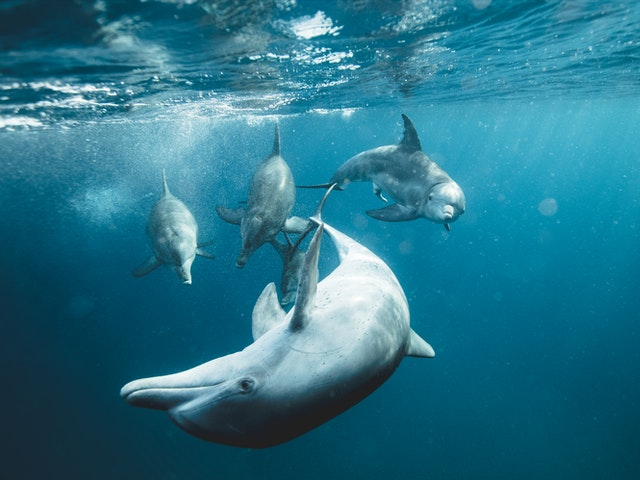
#> input picture P8 - PCA/dolphines.jpg, 640 x 480 px
$ jupyter execute '160771_Kubańska_Natalia_PCA_P8.ipynb.ipynb'   (shell and % lines are left out)
#> lines starting #> are read from the running program, lines starting #| are printed output that depends on the picture
[cell 1]
import numpy as np
import matplotlib.pyplot as plt

## Przygotowanie

Przed rozpoczęciem pracy z notatnikiem proszę zmienić jego nazwę dodając na początku numer albumu, imię i nazwisko.
{nr_albumu}\_{imię}\_{nazwisko}\_{nazwa}

Po wykonaniu wszystkich zadań proszę przesłać wypełniony notatnik przez platformę TEAMS.

## Redukcja wymiarowości

Praca z wielowymiarowymi danymi niesie ze sobą różne ograniczenia. W jaki sposób możemy wyświetlić próbki, które mają $4$, $5$, $6$, $7$ i więcej cech? Nie możemy stworzyć przecież wykresu $4D$, czy $7D$. Wizualizacja takich danych jest problemem. Kiedy mamy wiele cech w zestawie danych, wpływa to również na szybkość działania naszego modelu. Takie dane zajmują więcej miejsca na nośnikach pamięci. Jeśli mamy zbiór, który zawiera $1000$ cech, to możemy się zastanawiać, czy na pewno wszystkie cechy są istotne i potrzebne dla naszego modelu. Może wystarczy jedynie $100$ cech i wyniki działania modelu uczenia maszynowego byłyby równie satysfakcjonujące, a przy okazji zmniejszylibyśmy wymiarowość próbek i czas obliczeń.

Problem redukcji wymiarowości jest powszechny w tematyce uczenia maszynowego. Istnieją dwa główne podziały takiej redukcji - selekcja i ekstrakcja cech. Selekcja cech polega na wybraniu pewnego podzbioru cech z oryginalnego zestawu wszystkich cech. W takim przypadku zakładamy, że nie wszystkie cechy są nam potrzebne do stworzenia dobrego modelu, więc pozbywamy się części z nich, licząc na to, że wyniki nie ulegną pogorszeniu. Selekcja cech pozostawia cechy w swojej oryginalnej postaci, nie modyfikuje ich wartości, zmieniamy tylko ich ilość. Ekstrakcja cech jest scenariuszem nieco bardziej skomplikowanym, ponieważ polega na redukcji cech poprzez przekształcenie oryginalnego zestawu cech do nowej przestrzeni cech, w której pozostałe cechy nie mają swoich pierwotnych wartości. Obie kategorie mają swoje wady i zalety. Dzisiaj skupimy się na algorytmie z rodziny ekstrakcji cech.

##  Analiza głównych składowych

Jedną z najpopularniejszych metod ekstrakcji cech jest **Analiza głównych składowych (ang. Principal component analysis)** w skrócie **PCA**. Jest to algorytm, który redukuje wymiarowość danych poprzez rzutowanie ich na przestrzeń o mniejszej liczbie wymiarów. Rzutowanie to następuje poprzez znalezienie kierunków, w których jest największa wariancja danych. Założeniem algorytmu jest zatem znalezienie nowej przestrzeni cech, tak aby zachować jak najwięcej informacji zawartych w oryginalnych cechach. Przed omówieniem szczegółów algorytmu zobaczmy jego zasadę działania.

Mając dwuwymiarowy zestaw danych z cechami $x_1$ i $x_2$, chcielibyśmy zredukować go do postaci jednowymiarowej.

Aby to zrobić, musimy znaleźć kierunki, w których dane są najbardziej zróżnicowane (mają największą wariancję). Takie kierunki będą dwa, a dodatkowo będą one zawsze do siebie prostopadłe. Te kierunki, to właśnie główne składowe.

Mając wyznaczone główne składowe, możemy zauważyć, że wzdłuż prostej z czerwoną strzałką jest znacznie większa wariancja danych. Jeśli zatem chcielibyśmy zredukować przestrzeń z $2D$ na $1D$, to powinniśmy rzutować wszystkie punkty z dwuwymiarowej przestrzeni na prostą z czerwoną strzałką.

Po zrzutowaniu punktów na tę prostą dane prezentują się następująco:

Możemy też spróbować zrzutować punkty na prostą z niebieską strzałką, żeby przekonać się, że punkty będą bardziej "zbite" (mniejsza wariancja danych).

Ta idea dla prostego przypadku dwuwymiarowego jest rozszerzalna i działa dokładnie tak samo dla danych wielowymiarowych. Jeśli mamy już intuicję, w jaki sposób redukowane są wymiary w algorytmie PCA, przejdźmy do szczegółów działania algorytmu.

## Algorytm PCA

Na początku stwórzmy zbiór danych, na którym będziemy przeprowadzać obliczenia.

| **x1** | **x2** |
|--------|--------|
| 1\.2   | 1\.5   |
| 0\.2   | 0\.1   |
| 1\.6   | 1\.8   |
| 2\.2   | 2\.5   |
| 0\.5   | 0\.7   |
| 3\.0   | 2\.6   |
| 3\.2   | 3\.4   |
| 0\.8   | 1\.0   |
| 2\.6   | 2\.8   |
| 1\.5   | 1\.4   |

[cell 2]
X = np.array([
    [1.2, 1.5],
    [0.2, 0.1],
    [1.6, 1.8],
    [2.2, 2.5],
    [0.5, 0.7],
    [3.0, 2.6],
    [3.2, 3.4],
    [0.8, 1.0],
    [2.6, 2.8],
    [1.5, 1.4]])

### Wycentrowanie danych

Pierwszym etapem obliczenia macierzy kowariancji jest wycentrowanie zestawu danych, to znaczy odjęcie średniej od każdej próbki. Obliczamy średnią dla cechy $x_1$ i cechy $x_2$.

[cell 3]
X_centered = X - X.mean(axis=0)

X_centered

[cell 4]
plt.scatter(X_centered[:, 0], X_centered[:, 1], marker='+')

### Obliczenie macierzy kowariancji

Po wycentrowaniu zestawu danych należy obliczyć macierz kowariancji zgodnie ze wzorem:

<!-- $$\Sigma = \frac{1}{m-1}\sum_{i=1}^{n}(x^{(i)})(x^{(i)})^T$$ -- DO POPRAWY!!! -->
$$\Sigma = \frac{1}{m-1}X^TX$$

gdzie:

* $X^T$ jest macierzą o wymiarach $nxm$

* $X$ jest macierzą o wymiarach $mxn$
<!-- * $x^{(i)}$ jest wektorem o wymiarach $nx1$ -->

<!-- * $(x^{(i)})^T$ jest wektorem o wymiarach $1xn$ -->

Więc w wyniku mnożenia powstaje macierz $\Sigma$ o wymiarach $nxn$.

[cell 5]
m = X.shape[0]
X_cov = np.dot(X_centered.T, X_centered) / (m - 1)

X_cov

### Obliczenie wektorów i wartości własnych

Ten etap jest sercem metody analizy głównych składowych. Wektory własne to kierunki, w których jest największa wariancja danych. Wartości własne, które skojarzone są z wektorami własnymi, określają ich istotność. Oznacza to, że wektor własny z największą wartością własną jest pierwszą główną składową, wektor własny z drugą największą wartością jest drugą główną składową i tak dalej.

Wektory i wartości własne można obliczyć za pomocą metody `np.linalg.eig()` podając jako parametr obliczoną wcześniej macierz kowariancji.

[cell 6]
eigenvalues, eigenvectors = np.linalg.eig(X_cov)

Bardzo istotne jest to, że wektory własne zwracane przez `np.linalg.eig()` są reprezentowane jako **kolumny**, a nie wiersze. Oznacza to, że pierwszą kolumną jest pierwszy wektor własny, drugą kolumną jest drugi wektor własny itp.

Ważne jest również to, że zwrócone wartości własne niekoniecznie muszą być posortowane. Musimy zatem sami posortować wartości własne (zachowując powiązanie z wektorami własnymi), żeby mieć pewność, że są ustawione malejąco.

[cell 7]
idx = eigenvalues.argsort()[::-1]
eigenvalues = eigenvalues[idx]
eigenvectors = eigenvectors[:,idx]

eigenvalues, eigenvectors

### Rysowanie danych z głównymi składowymi

Mając wektory własne możemy w przypadku dwuwymiarowym dość łatwo je narysować. Obliczamy nachylenie zgodnie ze wzorem $\frac{\Delta y}{\Delta x}$.

[cell 8]
plt.scatter(X_centered[:, 0], X_centered[:, 1], marker='+')

line = np.linspace(-1, 1, 100)
plt.arrow(x=0, y=0, dx=eigenvectors[0, 0], dy=eigenvectors[1, 0], head_width=0.1, head_length=0.1, fc='r', ec='k')
plt.arrow(x=0, y=0, dx=eigenvectors[0, 1], dy=eigenvectors[1, 1], head_width=0.1, head_length=0.1, fc='b', ec='k')
plt.plot(line, line * (eigenvectors[1, 0]/eigenvectors[0, 0]), color='black')
plt.plot(line, line * (eigenvectors[1, 1]/eigenvectors[0, 1]), color='black')

plt.xlabel("x1")
plt.ylabel("x2")
plt.grid()
plt.show()
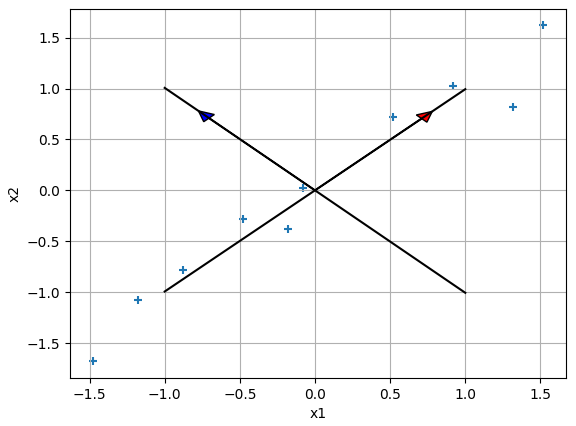
#> figure drawn by matplotlib, 1 panel; curve peaks at x = 1, y = 0.994; curve peaks at x = -1, y = 1.01

### Rzutowanie danych na k głównych składowych

Mając obliczoną macierz z kolejnymi wektorami własnymi, możemy wykorzystać ją do zredukowania oryginalnej ilości wymiarów. W sytuacji, gdy mamy jedynie dwa wymiary w oryginalnym zestawie danych, nie mamy dużego pola do popisu. Jednak w zdecydowanej większości przypadków będziemy pracować z danymi, które mają znacznie więcej cech. Dzięki temu możemy wybrać $k$ pierwszych głównych składowych i za ich pomocą rzutować dane do przestrzeni o $k$-tej liczbie wymiarów.

Operacja rzutowania opisana jest za pomocą wzoru:

$$z = U_{reduced}^T * x$$

gdzie:
* $U_{reduced}$ oznacza macierz z k pierwszymi wektorami własnymi - wymiar $nxk$
* $x$ to oryginalna próbka - wymiar $nx1$

Zatem wyjściowa próbka $z$ będzie miała wymiar $kx1$.

Możemy również rzutować cały zbiór danych "na raz" i wtedy wzór będzie miał następującą formę:

$$Z = X * U_{reduced}$$

gdzie:
* $X$ to zbiór danych - wymiar $mxn$
* $U_{reduced}$ to macierz z k pierwszymi wektorami własnymi - wymiar $nxk$

Zatem nowy zbiór danych ze zredukowaną ilością wymiarów będzie miał wymiar $mxk$.

#### Rzutowanie danych na pierwszą główną składową

[cell 9]
X_pca_1 = np.dot(X, eigenvectors[:, 0])
plt.scatter(X_pca_1, np.zeros(10), marker='+')
plt.xlim((-1.5, 6))
plt.xlabel("z")
plt.show()
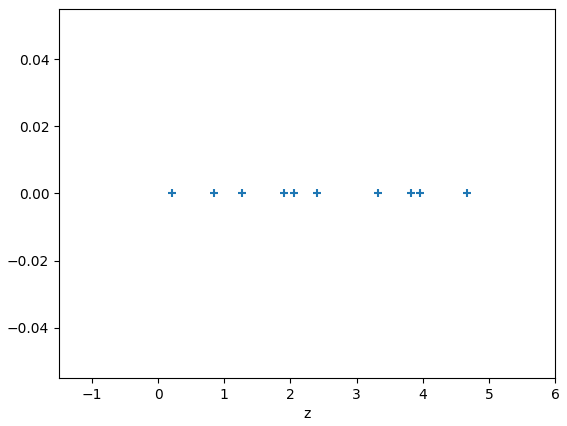
#> figure drawn by matplotlib, 1 panel

#### Rzutowanie danych na drugą główną składową

[cell 10]
X_pca_2 = np.dot(X, eigenvectors[:, 1])
plt.scatter(X_pca_2, np.zeros(10), marker='+')
plt.xlim((-1.5, 6))
plt.xlabel("z")
plt.show()

Widać, że znacznie korzystniejsze jest rzutowanie danych na pierwszą główną składową, ponieważ dane nie są tak zbite, jak w przypadku drugiej głównej składowej.

### Powrót do oryginalnej liczby wymiarów

Po zrzutowaniu danych na przestrzeń o mniejszej ilości wymiarów jesteśmy w stanie powrócić do oryginalnego $n$-wymiarowego zestawu danych, wykorzystując wszystkie główne składowe. Operacja ta jednak powoduje stratę pewnej ilości informacji, która została utracona poprzez operacje rzutowania.

Aby powrócić do oryginalnej liczby wymiarów, należy wykonać następującą operację:

$$x_{reconstructed} = U_{reduced} * z$$

* $U_{reduced}$ ma wymiary $nxk$
* $z$ ma wymiary $kx1$
* zatem $x_{reconstructed}$ będzie miało wymiar $nx1$.

Postać macierzowa:

$$X_{reconstructed} = Z * U_{reduced}^T$$

* $Z$ ma wymiary $mxk$
* $U_{reduced}^T$ ma wymiary $kxn$
* zatem $X_{reconstructed}$ będzie miało wymiar $mxn$.

#### Operacja odwrotna po rzutowaniu danych na pierwszą główną składową

[cell 11]
old_data_from_pca_1 = np.dot(X_pca_1.reshape(X_pca_1.shape[0], 1), eigenvectors[:, :1].T)
plt.scatter(old_data_from_pca_1[:, 0], old_data_from_pca_1[:, 1], marker='+')
# plt.xlim((-1.5, 2))
plt.xlabel("x1")
plt.ylabel("x2")
plt.show()
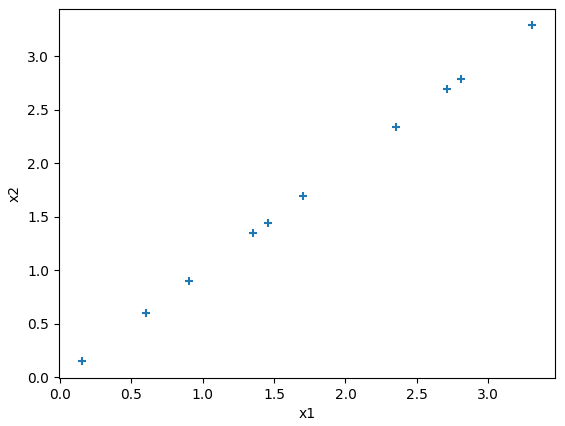
#> figure drawn by matplotlib, 1 panel

Widać, że z łatwością udało się odtworzyć dane idące wzdłuż pierwszej głównej składowej, ale nie wzdłuż drugiej.

### Współczynnik wariancji wyjaśnionej

Gdy analizujemy prosty przypadek z dwoma wymiarami, nie mamy wielkiego wyboru jeśli chodzi o redukcje cech. Możemy jedynie rzutować próbki na przestrzeń jednowymiarową. W sytuacji, gdy mamy wiele wymiarów problemem może okazać się wybór właściwej ilości głównych składowych, które będą służyły do stworzenia nowej przestrzeni próbek. Przykładowo, jeśli mamy 6000 wymiarów, to ile $k$ pierwszych głównych składowych powinniśmy wziąć? 2000? 1000? a może jedynie 100? Moglibyśmy oczywiście próbować wszystkich wartości z pewnego przedziału, a następnie mierzyć różnice pomiędzy oryginalnymi próbkami i próbkami zrekonstruowanymi. To dałoby nam pewną miarę błędu. Odpowiednie przekształcenia pozwoliłyby nawet zawrzeć tę wartości w przedziale $(0,1)$. Jednak takie rozwiązanie wymagałoby bardzo dużej ilości obliczeń.

Na szczęście istnieje inny sposób. Obliczone wraz z wektorami własnymi, wartości własne mają ważną właściwość. Informują o tym, jaka ilość wariancji niesiona jest za pomocą skojarzonej głównej składowej. Jest to tak zwana **wariancja wyjaśniona**. Aby wyciągnąć tę informację, należy obliczyć iloraz każdej wartości własnej i sumy wszystkich wartości własnych:

$$\frac{eigenvalue^{(i)}}{\sum_{i=1}^{n}eigenvalue^{(i)}}$$

Przykładowo, jeżeli wariancja wyjaśniona dla pierwszej warości własnej ma wartość $0.9$, oznacza to, że aż $90%$ wariancji jest wyjaśnionej za pomocą pierwszej głównej składowej. Czyli pozostałe $10%$ jest zawarte w pozostałych głównych składowych.

Częściej jednak stosowana jest operacja obliczania wartości wyjaśnionej z wykorzystaniem skumulowanej sumy. Taka operacja pozwala na łatwe sprawdzenie, jaka ilość wariancji jest wyjaśniona za pomocą $k$ pierwszych składowych.

$$\frac{\sum_{i=1}^{k} eigenvalue^{(i)}}{\sum_{i=1}^{n}eigenvalue^{(i)}}$$

Dzięki temu możemy ustalić, że chcemy, aby nowa przestrzeń cech zachowała $95%$ wariancji:

$$\frac{\sum_{i=1}^{k} eigenvalue^{(i)}}{\sum_{i=1}^{n}eigenvalue^{(i)}} \geq 0.95$$

Ustalenie takiego progu pozwoli nam wybrać odpowiednią ilość pierwszych głównych składowych:

## Zadanie 1

Algorytm PCA jest w stanie znacznie zredukować wymiarowość, ale pozwala również powrócić do oryginalnej ilości wymiarów. Dzięki temu może być stosowany jako algorytm kompresji. Celem tego zadania będzie wykorzystanie algorytmu PCA do kompresji zdjęcia. W katalogu datasets znajduje się zdjęcie o nazwie 'dolphines.jpg'. Wczytaj to zdjęcie w formacie _grayscale*_, a następnie wykonaj eksperymenty redukcji wymiarów dla różnych wartości parametru $k$ ($k$ oznacza $k$ pierwszych głównych składowych). Po zrzutowaniu zdjęcia na mniejszą liczbę wymiarów powróć do oryginalnego rozmiaru i sprawdź, jak różne wartości parametru $k$ wpływają na jakość zrekonstruowanego zdjęcia. Stwórz wykres wariancji wyjaśnionej. Dla jakiej ilości pierwszych głównych składowych zachowane jest $95$ wariancji?

_1. Grayscale (skala szarości) to format, w którym jest tylko jeden kanał zawierający informacje o intensywności (jasności) pikseli. Wszystkie piksele reprezentowane są za pomocą wartości od 0 do 255, gdzie 0 oznacza kolor czarny a 255 kolor biały.
To może zostać zaimplementowane w prosty sposób za pomocą biblioteki PIL:_
```
from PIL import Image
img = PIL.Image.open('../dolphines.jpg').convert('L')
```

**Uwaga:** Podczas obliczania wektorów i wartości własnych za pomocą funkcji `np.linalg.eig()` może pojawić się problem z występowaniem liczb zespolonych. Najlepiej wtedy po prostu zostawić jedynie część rzeczywistą:

```
eigenvalues = eigenvalues.real
eigenvectors = eigenvectors.real
```

[cell 12]
# YOUR CODE HERE
from PIL import Image
img = Image.open('dolphines.jpg').convert('L')
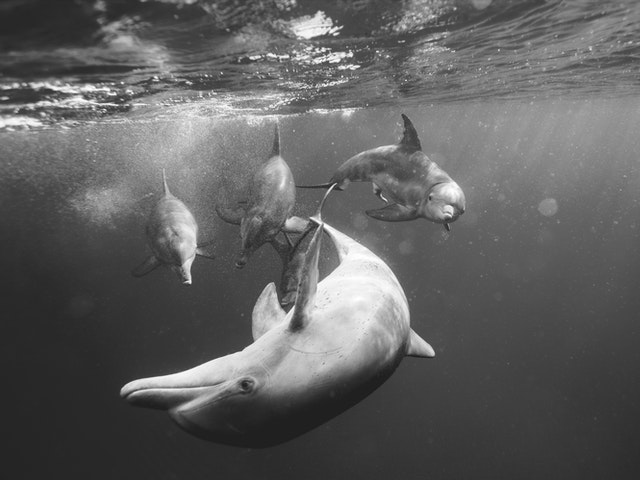
#> img: PIL image 640x480 L; min 26, max 255, mean 95.9
X = np.asarray(img, dtype=float)

[cell 13]
display(img)

[cell 14]
X_centered = X - X.mean(axis=0)
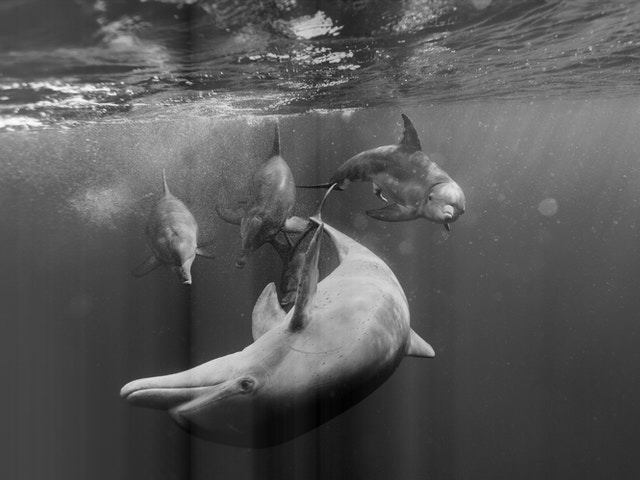
#> X_centered: shape (480, 640) float64; min -99.68, max 188.3, mean 0; drawn with min black and max white

m = X.shape[0]
X_cov = np.dot(X_centered.T, X_centered) / (m - 1)
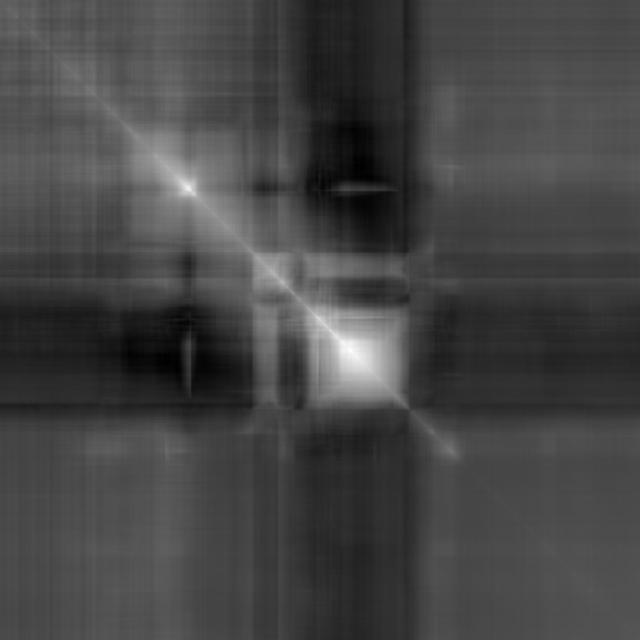
#> X_cov: shape (640, 640) float64; min -746.8, max 4793.9, mean 766.8; drawn with min black and max white

eigenvalues, eigenvectors = np.linalg.eig(X_cov)

eigenvalues = eigenvalues.real
#> eigenvalues = 640 values, max 523132.1 at index 0, min -2.38e-11 at index 479, mean 2000.6
eigenvectors = eigenvectors.real
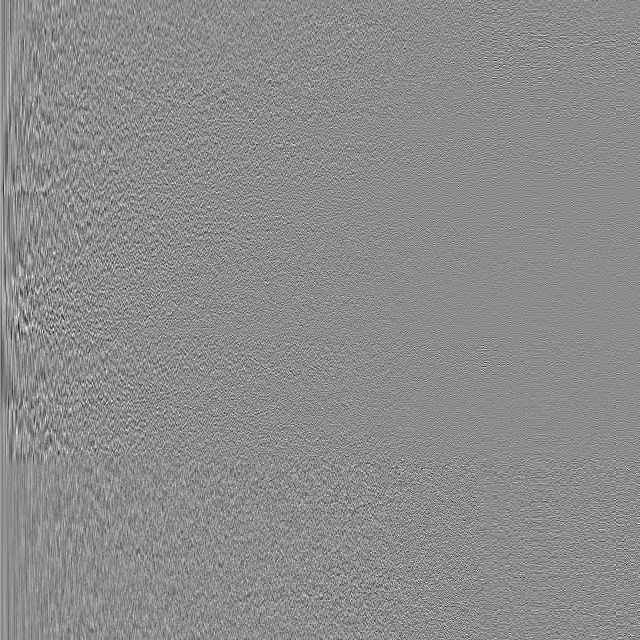
#> eigenvectors: shape (640, 640) float64; min -0.248, max 0.203, mean 3.36e-05; drawn with min black and max white

idx = eigenvalues.argsort()[::-1]
#> idx = 640 values, max 639 at index 576, min 0 at index 0, mean 319.5
eigenvalues = eigenvalues[idx]
#> eigenvalues = 640 values, max 523132.1 at index 0, min -2.38e-11 at index 639, mean 2000.6
eigenvectors = eigenvectors[:, idx]

[cell 15]
explained_variance_ratio = eigenvalues / np.sum(eigenvalues)
#> explained_variance_ratio = 640 values, max 0.409 at index 0, min -1.86e-17 at index 639, mean 0.00156
cumulative_variance = np.cumsum(explained_variance_ratio)
#> cumulative_variance = 640 values from 0.409 to 1

[cell 16]
k_95 = np.argmax(cumulative_variance >= 0.95) + 1
#> k_95 = 24
print(f'Liczba składowych potrzebna do zachowania 95% wariancji: {k_95}')
#| Liczba składowych potrzebna do zachowania 95% wariancji: 24
plt.figure(figsize=(8, 5))
plt.plot(cumulative_variance)
plt.axhline(0.95, color = 'red', linestyle='--')
plt.axvline(x=k_95, color='black', linestyle='--', linewidth=1)
plt.xlabel('Liczba składowych')
plt.ylabel('Skumulowana wariancja')
plt.title('Wariancja wyjaśniona przez PCA')
plt.grid()
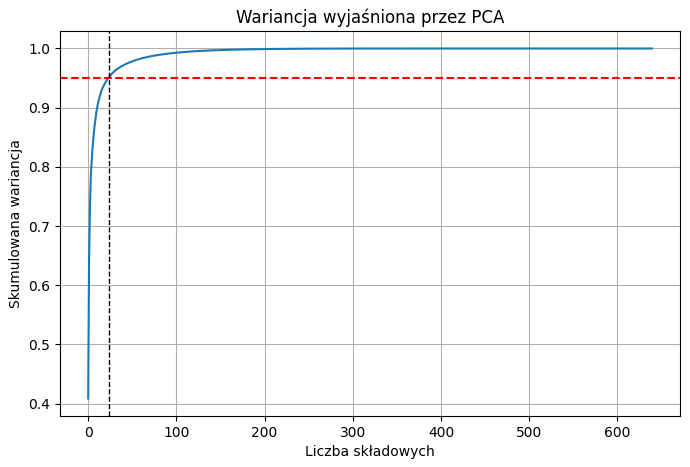
#> figure drawn by matplotlib, 1 panel; curve peaks at x = 478, y = 1

[cell 17]
def pca_reconstruct(X_centered, mean, eigenvectors, k):
    W = eigenvectors[:, :k]
    Z = X_centered @ W
    X_rec = Z @ W.T + mean
    return X_rec

[cell 18]
ks = [5, 20, 50, 100, 200]
mean = X.mean(axis=0)
#> mean = 640 values, max 129.8 at index 317, min 60.49 at index 20, mean 95.89
plt.figure(figsize=(15, 5))
for i, k in enumerate(ks):
    X_rec = pca_reconstruct(X_centered, mean, eigenvectors, k)
    plt.subplot(1, len(ks), i + 1)
    plt.imshow(X_rec, cmap='gray')
    plt.title(f'k = {k}')
    plt.axis('off')
#> this loop made 5 passes
#> pass 1, in pca_reconstruct, `X_rec = Z @ W.T + mean`:
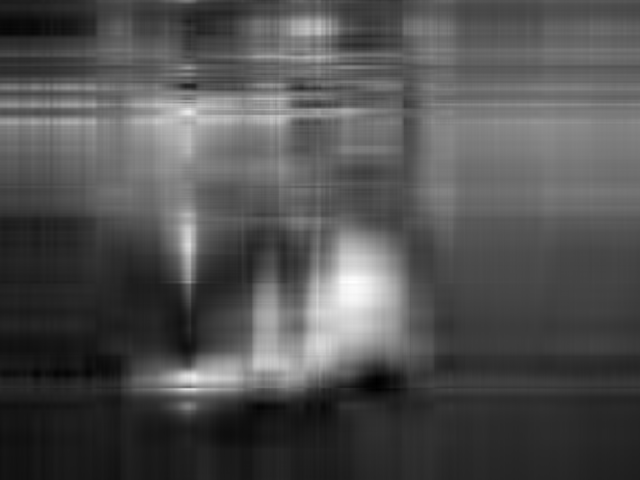
#> X_rec: shape (480, 640) float64; min 14.32, max 269.6, mean 95.9; drawn with min black and max white
#> pass 2, in pca_reconstruct (call 2), `Z = X_centered @ W`:
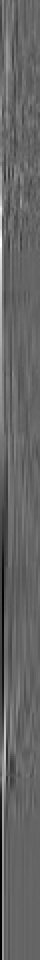
#> Z: shape (480, 20) float64 (shown 2 times larger); min -1166, max 1756.4, mean 0; drawn with min black and max white

plt.suptitle('Rekonstrukcja obrazu po PCA')
plt.show()
#> (the rest of the program and of its run is left out)
